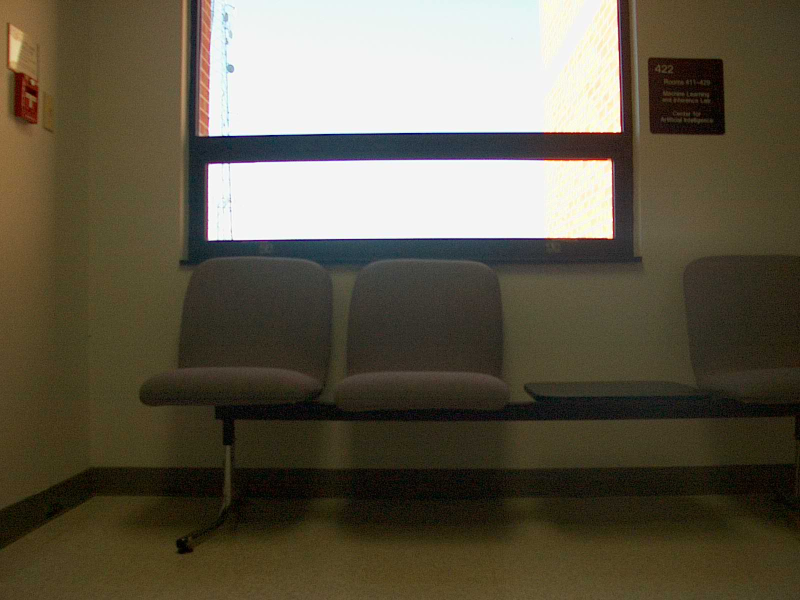
#> input picture HW3/ST2MainHall4/ST2MainHall4001.jpg, 1600 x 1200 px (shown at 1/2 size); its folder holds only this picture in this run
$ python 3.py   (older library calls are emulated)
#> lines starting #> are read from the running program, lines starting #| are printed output that depends on the picture
import cv2
import numpy as np
from matplotlib import pyplot as plt
import os
import itertools
from sklearn import preprocessing

def intersection(hist_1, hist_2):
	minima = np.minimum(hist_1, hist_2)
	maxima = np.maximum(hist_1, hist_2)
	intersection = np.true_divide(np.sum(minima), np.sum(maxima))
	return intersection

def chi_square(hist_1, hist_2):
	chi = 0.0
	for h1,h2 in zip(hist_1,hist_2):
		if h1+h2>=5:
			chi = chi + (((h1-h2)**2)/(h1+h2))
	return chi

path = './ST2MainHall4'
files = os.listdir(path)
gray_histogram = []
color_histogram = []
eigen_histogram = []

for name in files:
	print(name)
	image = cv2.imread('./ST2MainHall4/'+name)
#> image is the input picture: shape (1200, 1600, 3); mean B, G, R 73.1, 89.9, 96.8
	image = cv2.blur(image,(5,5))
	gray_image = cv2.cvtColor(image,cv2.COLOR_BGR2GRAY)
	grx = cv2.Sobel(gray_image,cv2.CV_64F,1,0,ksize=3)
	gry = cv2.Sobel(gray_image,cv2.CV_64F,0,1,ksize=3)
	b = image[:,:,0]
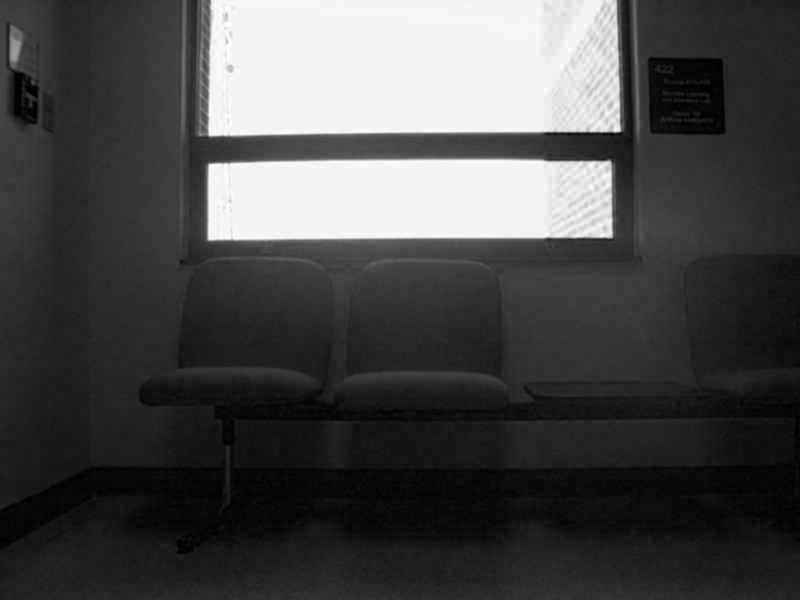
#> b: shape (1200, 1600) (shown at 1/2 size); min 0, max 254, mean 73.1
	g = image[:,:,1]
	r = image[:,:,2]
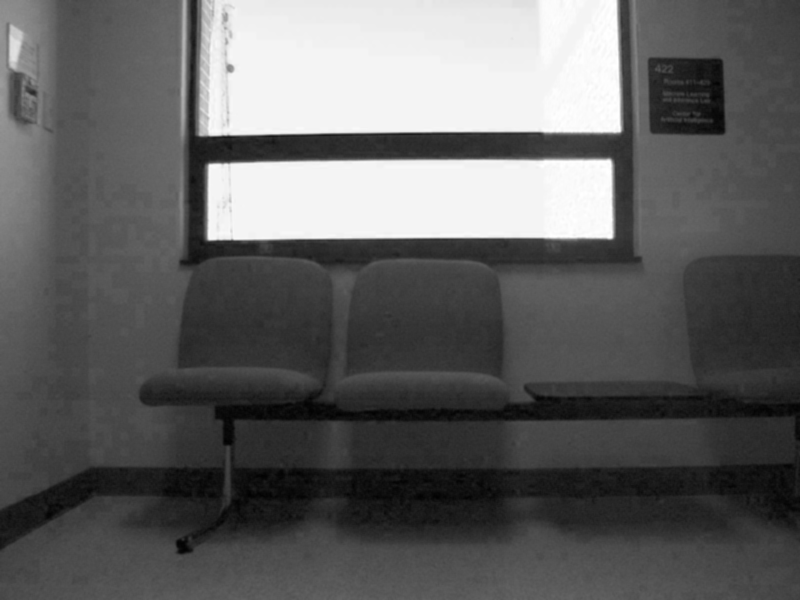
#> r: shape (1200, 1600) (shown at 1/2 size); min 0, max 255, mean 96.8
	bx = cv2.Sobel(b,cv2.CV_64F,1,0,ksize=3)
	by = cv2.Sobel(b,cv2.CV_64F,0,1,ksize=3)
	gx = cv2.Sobel(g,cv2.CV_64F,1,0,ksize=3)
	gy = cv2.Sobel(g,cv2.CV_64F,0,1,ksize=3)
	rx = cv2.Sobel(r,cv2.CV_64F,1,0,ksize=3)
	ry = cv2.Sobel(r,cv2.CV_64F,0,1,ksize=3)
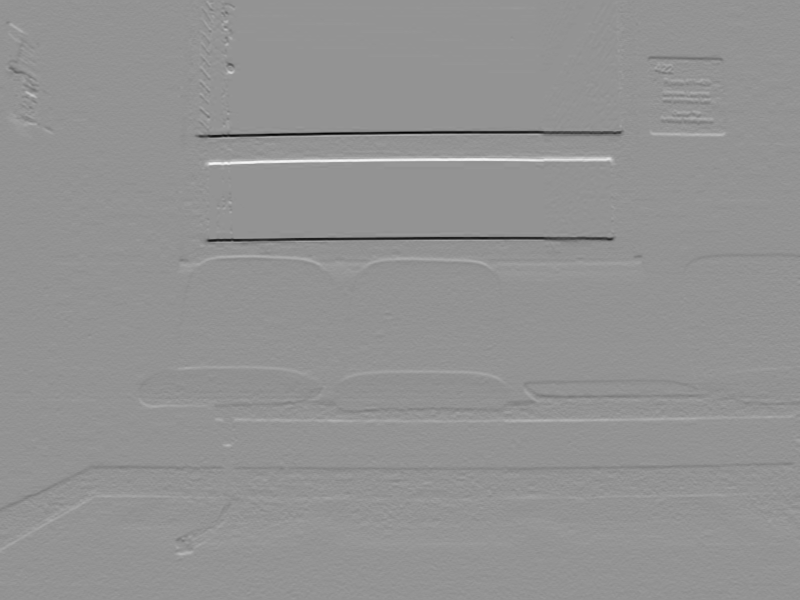
#> ry: shape (1200, 1600) float64 (shown at 1/2 size); min -392, max 288, mean -0.5; drawn with min black and max white

	magg, angleg = cv2.cartToPolar(grx, gry, angleInDegrees=True)
	angleg = np.uint8(np.rint(np.divide(angleg,10)))
	histg, binsg = np.histogram(angleg,36)
#> histg = 36 values, max 341029 at index 0, min 12614 at index 31, mean 53333.3; binsg = 37 values from 0 to 36
	gray_histogram.append(histg)

	magc,anglec = cv2.cartToPolar(bx+gx+rx,by+gy+ry, angleInDegrees=True)
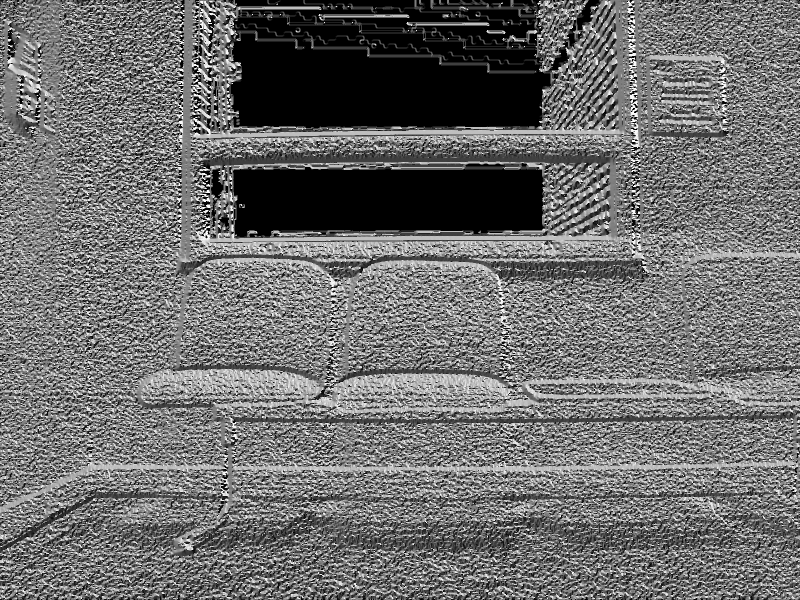
#> anglec: shape (1200, 1600) float64 (shown at 1/2 size); min 0, max 359.9, mean 154.3; drawn with min black and max white
	anglec = np.uint8(np.rint(np.divide(anglec,10)))
	magc = abs(bx)+abs(gx)+abs(rx)+abs(by)+abs(gy)+abs(ry)
	magc[magc<5] = 0
	histc, binsc = np.histogram(anglec,36, weights = magc)
#> histc = 36 values, max 8990248 at index 27, min 991362 at index 31, mean 2089514.4; binsc = 37 values from 0 to 36
	color_histogram.append(histc)

	a = rx**2 + gx**2 + bx**2
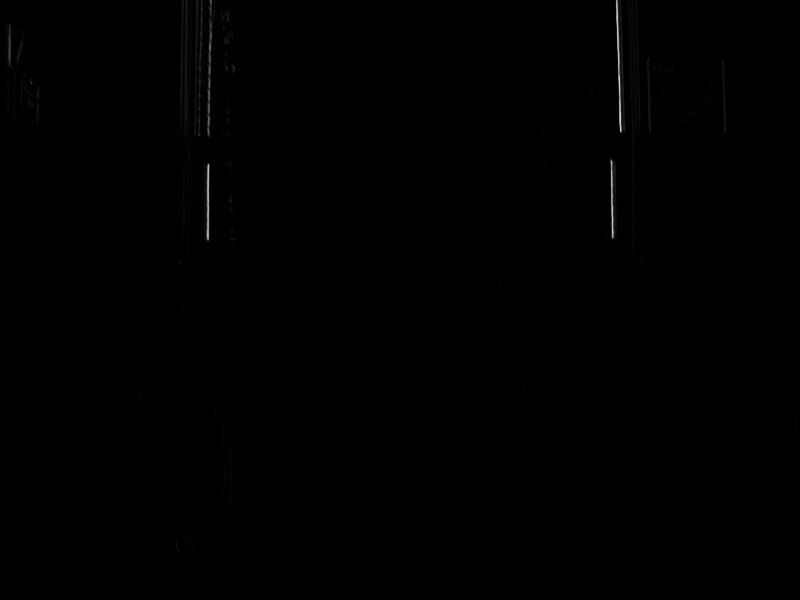
#> a: shape (1200, 1600) float64 (shown at 1/2 size); min 0, max 293338, mean 614.5; drawn with min black and max white
	b = rx*ry + gx*gy + bx*by
	c = ry**2 + gy**2 + by**2
	lamda = 1/2*((a+c)+np.sqrt((a+c)**2 - 4*(b**2-a*c)))
	x = np.divide(-b,a-lamda)
	mage, anglee = cv2.cartToPolar(x, np.ones(x.shape), angleInDegrees=True)
	mage = lamda
	anglee = np.uint8(np.rint(np.divide(anglee,10)))
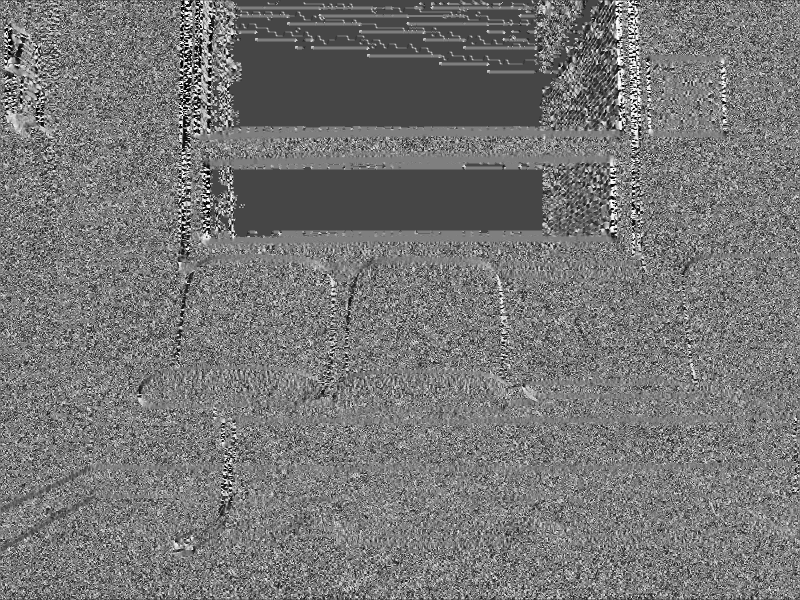
#> anglee: shape (1200, 1600) (shown at 1/2 size); min 0, max 18, mean 8.34; drawn with min black and max white
	histe, binse = np.histogram(anglee,36, weights = mage)
#> histe = 36 values, max 2.64e+09 at index 18, min 0 at index 1, mean 121319531.4; binse = 37 values from 0 to 18
	eigen_histogram.append(histe)

	if name == "ST2MainHall4001.jpg":
		X, Y = np.meshgrid(np.arange(1600), np.arange(1200))
		plt.figure()
		plt.subplot(221), plt.quiver(X[::50,::50], Y[::50,::50], np.uint8(grx[::50,::50]), np.uint8(gry[::50,::50]), units='width'), plt.title('Scene 1 Gray Image Orientation')
		plt.subplot(222), plt.quiver(X[::50,::50], Y[::50,::50], np.uint8(bx[::50,::50]), np.uint8(by[::50,::50]), units='width', color='blue'), plt.title('Scene 1 Blue channel Image Orientation')
		plt.subplot(223), plt.quiver(X[::50,::50], Y[::50,::50], np.uint8(gx[::50,::50]), np.uint8(gy[::50,::50]), units='width', color='green'), plt.title('Scene 1 Green channel  Image Orientation')
		plt.subplot(224), plt.quiver(X[::50,::50], Y[::50,::50], np.uint8(rx[::50,::50]), np.uint8(ry[::50,::50]), units='width', color='red'), plt.title('Scene 1 Red channel Image Orientation')
		plt.show()
		plt.subplot(231), plt.imshow(magg), plt.title('Scene 1 Gray Edge Magnitude'), plt.subplots_adjust(hspace=.4)
		plt.subplot(232), plt.imshow(magc), plt.title('Scene 1 Color Edge Magnitude'), plt.subplots_adjust(hspace=.4)
		plt.subplot(233), plt.imshow(mage), plt.title('Scene 1 Color Edge Magnitude using eigen values'), plt.subplots_adjust(hspace=.4)
		plt.subplot(234), plt.plot(histg), plt.title('Scene 1 Gray Edge Histogram'), plt.subplots_adjust(hspace=.4)
		plt.subplot(235), plt.plot(histc), plt.title('Scene 1 Color Edge Histogram'), plt.subplots_adjust(hspace=.4)
		plt.subplot(236), plt.plot(histe), plt.title('Scene 1 Color Edge Histogram using Eigen Values'), plt.subplots_adjust(hspace=.4)
		plt.show()
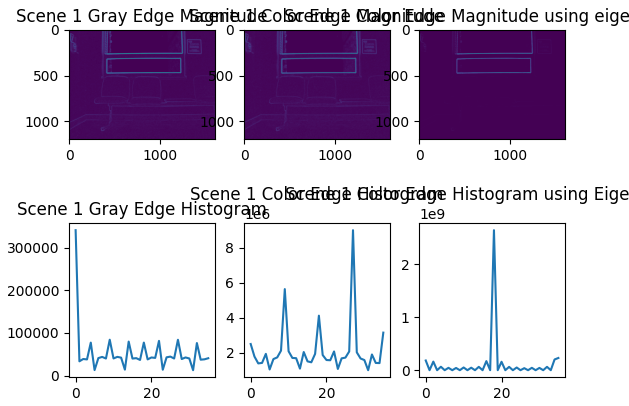
#> figure drawn by matplotlib, 6 panels; panel 4: curve peaks at x = 0, y = 341029; panel 5: curve peaks at x = 27, y = 8990248; panel 6: curve peaks at x = 18, y = 2.64e+09
	if name=="ST2MainHall4031.jpg":
		X, Y = np.meshgrid(np.arange(1600), np.arange(1200))
		plt.figure()
		plt.subplot(221), plt.quiver(X[::50,::50], Y[::50,::50], np.uint8(grx[::50,::50]), np.uint8(gry[::50,::50]), units='width'), plt.title('Scene 2 Gray Image Orientation')
		plt.subplot(222), plt.quiver(X[::50,::50], Y[::50,::50], np.uint8(bx[::50,::50]), np.uint8(by[::50,::50]), units='width', color='blue'), plt.title('Scene 2 Blue channel Image Orientation')
		plt.subplot(223), plt.quiver(X[::50,::50], Y[::50,::50], np.uint8(gx[::50,::50]), np.uint8(gy[::50,::50]), units='width', color='green'), plt.title('Scene 2 Green channel  Image Orientation')
		plt.subplot(224), plt.quiver(X[::50,::50], Y[::50,::50], np.uint8(rx[::50,::50]), np.uint8(ry[::50,::50]), units='width', color='red'), plt.title('Scene 2 Red channel Image Orientation')
		plt.show()
		plt.subplot(231), plt.imshow(magg), plt.title('Scene 2 Gray Edge Magnitude'), plt.subplots_adjust(hspace=.4)
		plt.subplot(232), plt.imshow(magc), plt.title('Scene 2 Color Edge Magnitude'), plt.subplots_adjust(hspace=.4)
		plt.subplot(233), plt.imshow(mage), plt.title('Scene 2 Color Edge Magnitude using eigen values'), plt.subplots_adjust(hspace=.4)
		plt.subplot(234), plt.plot(histg), plt.title('Scene 2 Gray Edge Histogram'), plt.subplots_adjust(hspace=.4)
		plt.subplot(235), plt.plot(histc), plt.title('Scene 2 Color Edge Histogram'), plt.subplots_adjust(hspace=.4)
		plt.subplot(236), plt.plot(histe), plt.title('Scene 2 Color Edge Histogram using Eigen Values'), plt.subplots_adjust(hspace=.4)
		plt.show()

allc_chi = np.zeros((99,99))
allc_int = np.zeros((99,99))
for h1,h2 in itertools.combinations(range(len(color_histogram)), 2):
	allc_chi[h1][h2] = chi_square(color_histogram[h1],color_histogram[h2])
	allc_chi[h2][h1] = allc_chi[h1][h2]
	allc_int[h1][h2] = intersection(color_histogram[h1],color_histogram[h2])
	allc_int[h2][h1] = allc_int[h1][h2]
#> this loop made 0 passes
#> allc_chi: shape (99, 99) float64; every value is 0
min_max_scaler = preprocessing.MinMaxScaler(feature_range=(0, 255))
normalized_allc_chi = min_max_scaler.fit_transform(allc_chi)
normalized_allc_int = min_max_scaler.fit_transform(allc_int)

allg_chi = np.zeros((99,99))
allg_int = np.zeros((99,99))
for h1,h2 in itertools.combinations(range(len(gray_histogram)), 2):
	allg_chi[h1][h2] = chi_square(gray_histogram[h1],gray_histogram[h2])
	allg_chi[h2][h1] = allg_chi[h1][h2]
	allg_int[h1][h2] = intersection(gray_histogram[h1],gray_histogram[h2])
	allg_int[h2][h1] = allg_int[h1][h2]
min_max_scaler = preprocessing.MinMaxScaler(feature_range=(0, 255))
normalized_allg_chi = min_max_scaler.fit_transform(allg_chi)
normalized_allg_int = min_max_scaler.fit_transform(allg_int)

alle_chi = np.zeros((99,99))
alle_int = np.zeros((99,99))
for h1,h2 in itertools.combinations(range(len(eigen_histogram)), 2):
	alle_chi[h1][h2] = chi_square(eigen_histogram[h1],eigen_histogram[h2])
	alle_chi[h2][h1] = alle_chi[h1][h2]
	alle_int[h1][h2] = intersection(eigen_histogram[h1],eigen_histogram[h2])
	alle_int[h2][h1] = alle_int[h1][h2]
min_max_scaler = preprocessing.MinMaxScaler(feature_range=(0, 255))
normalized_alle_chi = min_max_scaler.fit_transform(alle_chi)
normalized_alle_int = min_max_scaler.fit_transform(alle_int)

plt.subplot(231), plt.imshow(normalized_allg_int), plt.title('Gray Image Histogram Intersection')
plt.subplot(232), plt.imshow(normalized_allc_int), plt.title('Color Image Histogram Intersection')
plt.subplot(233), plt.imshow(normalized_alle_int), plt.title('Color Image Histogram Intersection (Using Eigen values)')
plt.subplot(234), plt.imshow(normalized_allg_chi), plt.title('Gray Image Chi-square')
plt.subplot(235), plt.imshow(normalized_allc_chi), plt.title('Color Image Chi-square')
plt.subplot(236), plt.imshow(normalized_alle_chi), plt.title('Color Image Chi-square (Using Eigen values)')
plt.show()

$ run again, on HW3/ST2MainHall4/ST2MainHall4005.jpg
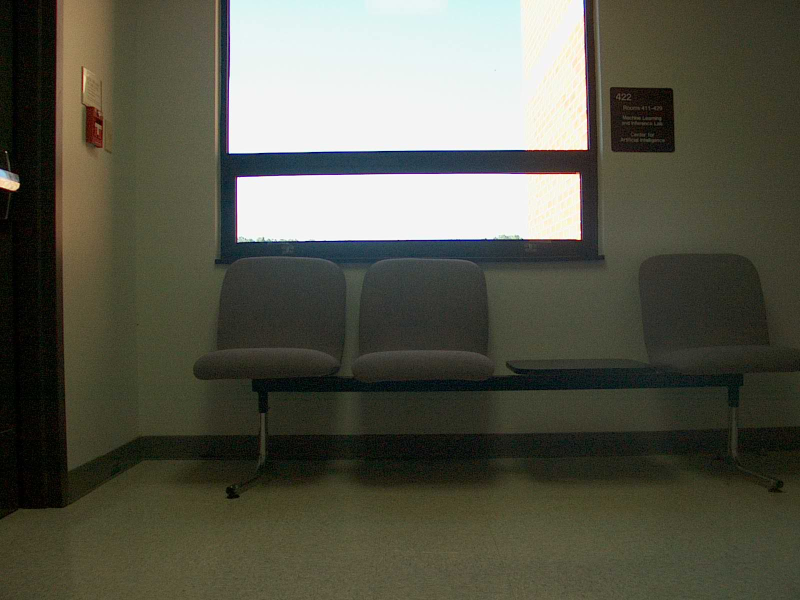
#> input picture HW3/ST2MainHall4/ST2MainHall4005.jpg, 1600 x 1200 px (shown at 1/2 size)
#> image is the input picture: shape (1200, 1600, 3); mean B, G, R 75.6, 88.7, 88.5
#> histg = 36 values, max 325179 at index 0, min 12334 at index 31, mean 53333.3; binsg = 37 values from 0 to 36
#> `magc,anglec = cv2.cartToPolar(bx+gx+rx,by+gy+ry, angleInDegrees=True)`:
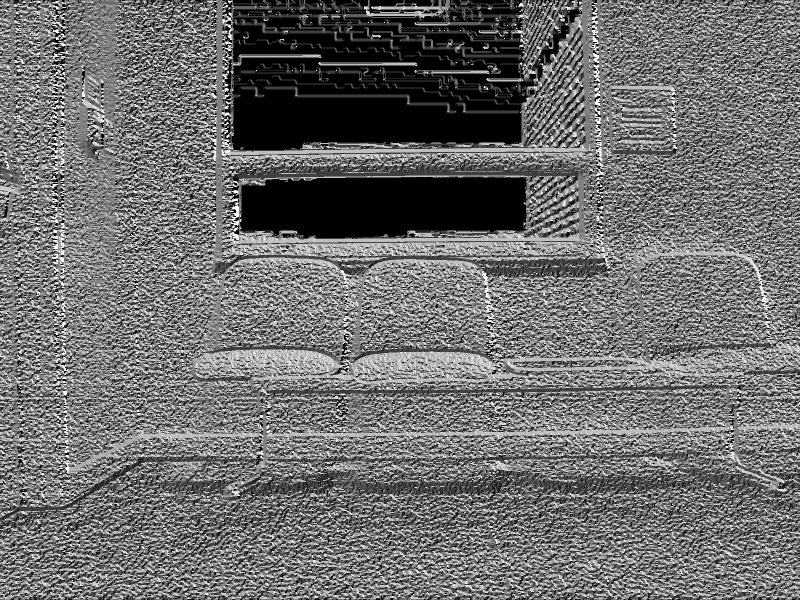
#> anglec: shape (1200, 1600) float64 (shown at 1/2 size); min 0, max 359.9, mean 155.1; drawn with min black and max white
#> histc = 36 values, max 7736418 at index 27, min 928640 at index 31, mean 2089361.4; binsc = 37 values from 0 to 36
#> `anglee = np.uint8(np.rint(np.divide(anglee,10)))`:
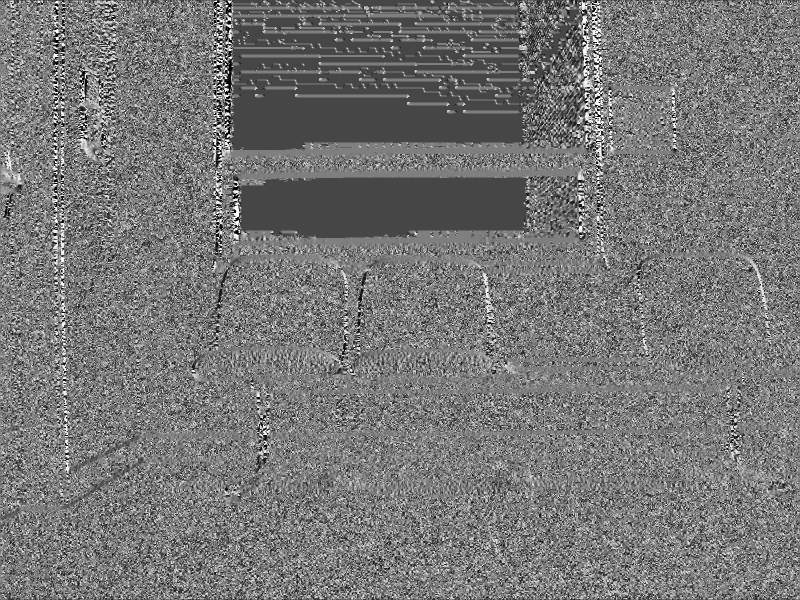
#> anglee: shape (1200, 1600) (shown at 1/2 size); min 0, max 18, mean 8.39; drawn with min black and max white
#> histe = 36 values, max 2.34e+09 at index 18, min 0 at index 1, mean 123995062.4; binse = 37 values from 0 to 18

$ run again, on HW3/ST2MainHall4/ST2MainHall4007.jpg
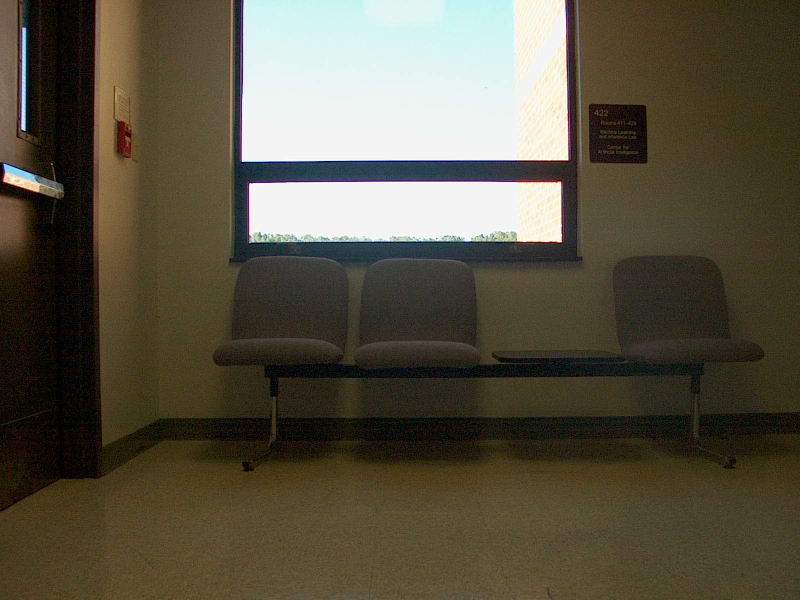
#> input picture HW3/ST2MainHall4/ST2MainHall4007.jpg, 1600 x 1200 px (shown at 1/2 size)
#> image is the input picture: shape (1200, 1600, 3); mean B, G, R 66.1, 82.5, 88.7
#> histg = 36 values, max 283970 at index 0, min 14062 at index 31, mean 53333.3; binsg = 37 values from 0 to 36
#> `magc,anglec = cv2.cartToPolar(bx+gx+rx,by+gy+ry, angleInDegrees=True)`:
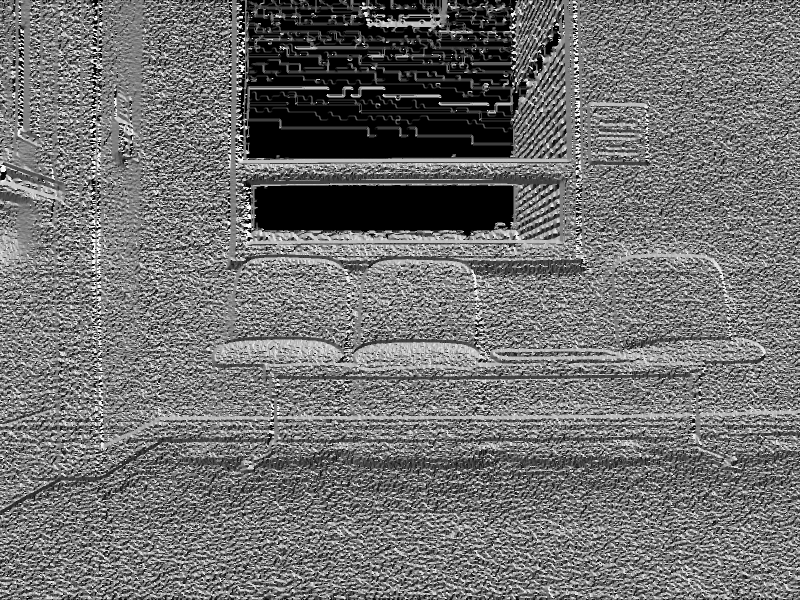
#> anglec: shape (1200, 1600) float64 (shown at 1/2 size); min 0, max 359.9, mean 158; drawn with min black and max white
#> histc = 36 values, max 6736998 at index 27, min 1129078 at index 31, mean 2273387.2; binsc = 37 values from 0 to 36
#> `anglee = np.uint8(np.rint(np.divide(anglee,10)))`:
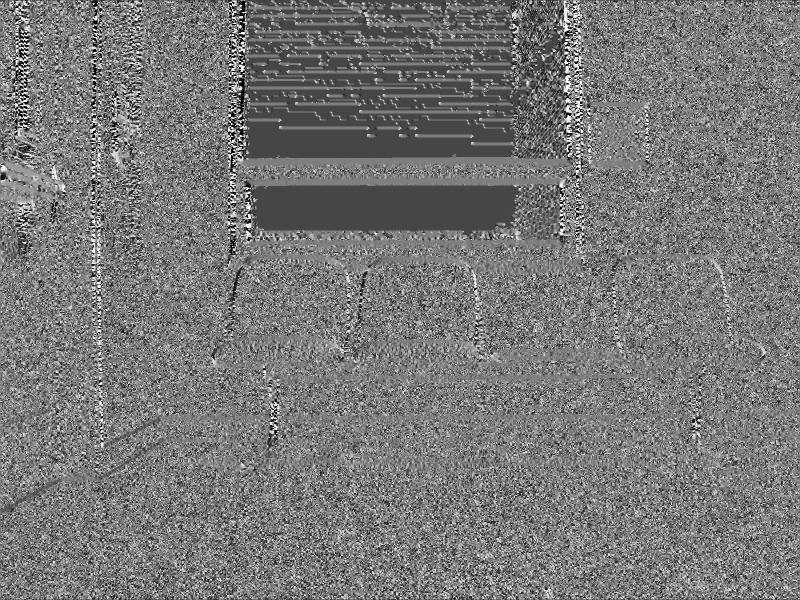
#> anglee: shape (1200, 1600) (shown at 1/2 size); min 0, max 18, mean 8.48; drawn with min black and max white
#> histe = 36 values, max 1.94e+09 at index 18, min 0 at index 1, mean 132566692.4; binse = 37 values from 0 to 18
